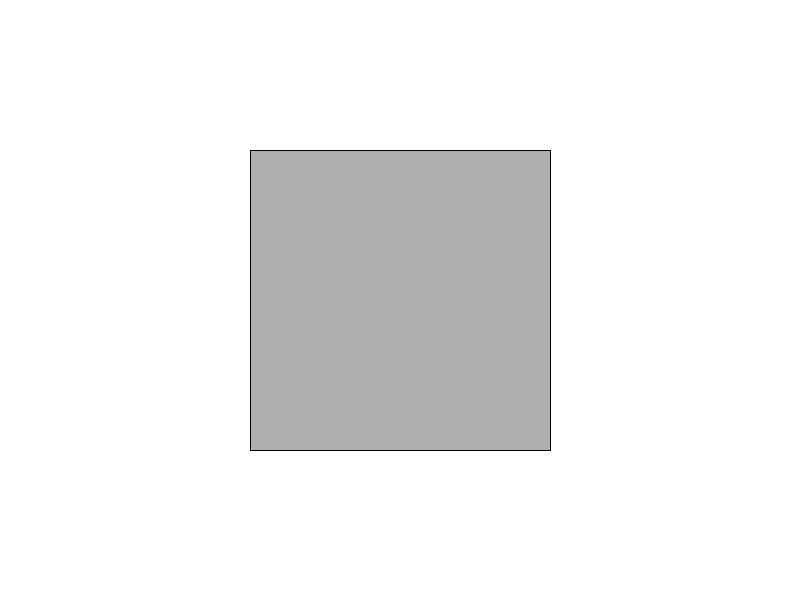
Frame 1 (no input)
Frame 60 (the mouse pressed at the canvas centre just before this capture): identical to frame 1, image omitted
Frame 120 (the mouse held since frame 60 and released just before this capture): identical to frame 1, image omitted

The Processing sketch that drew this single still picture (run headless with seeded random() and noise(); from frame 60 on, the mouse is pressed at the canvas centre):

// Processing sketch: sketch_0014_02_totate_rectangle
// ── sketch_0014_02_totate_rectangle.pde
void setup() {
  size(800, 600);
}

void draw() {
  background(255);
  stroke(0);
  fill(175);
  
  translate(width/2, height/2);
  
  float theta = map(mouseX, 0, width, 0, TWO_PI);
  
  rotate(theta);
  
  rectMode(CENTER);
  rect(0, 0, height/2, height/2);
}
